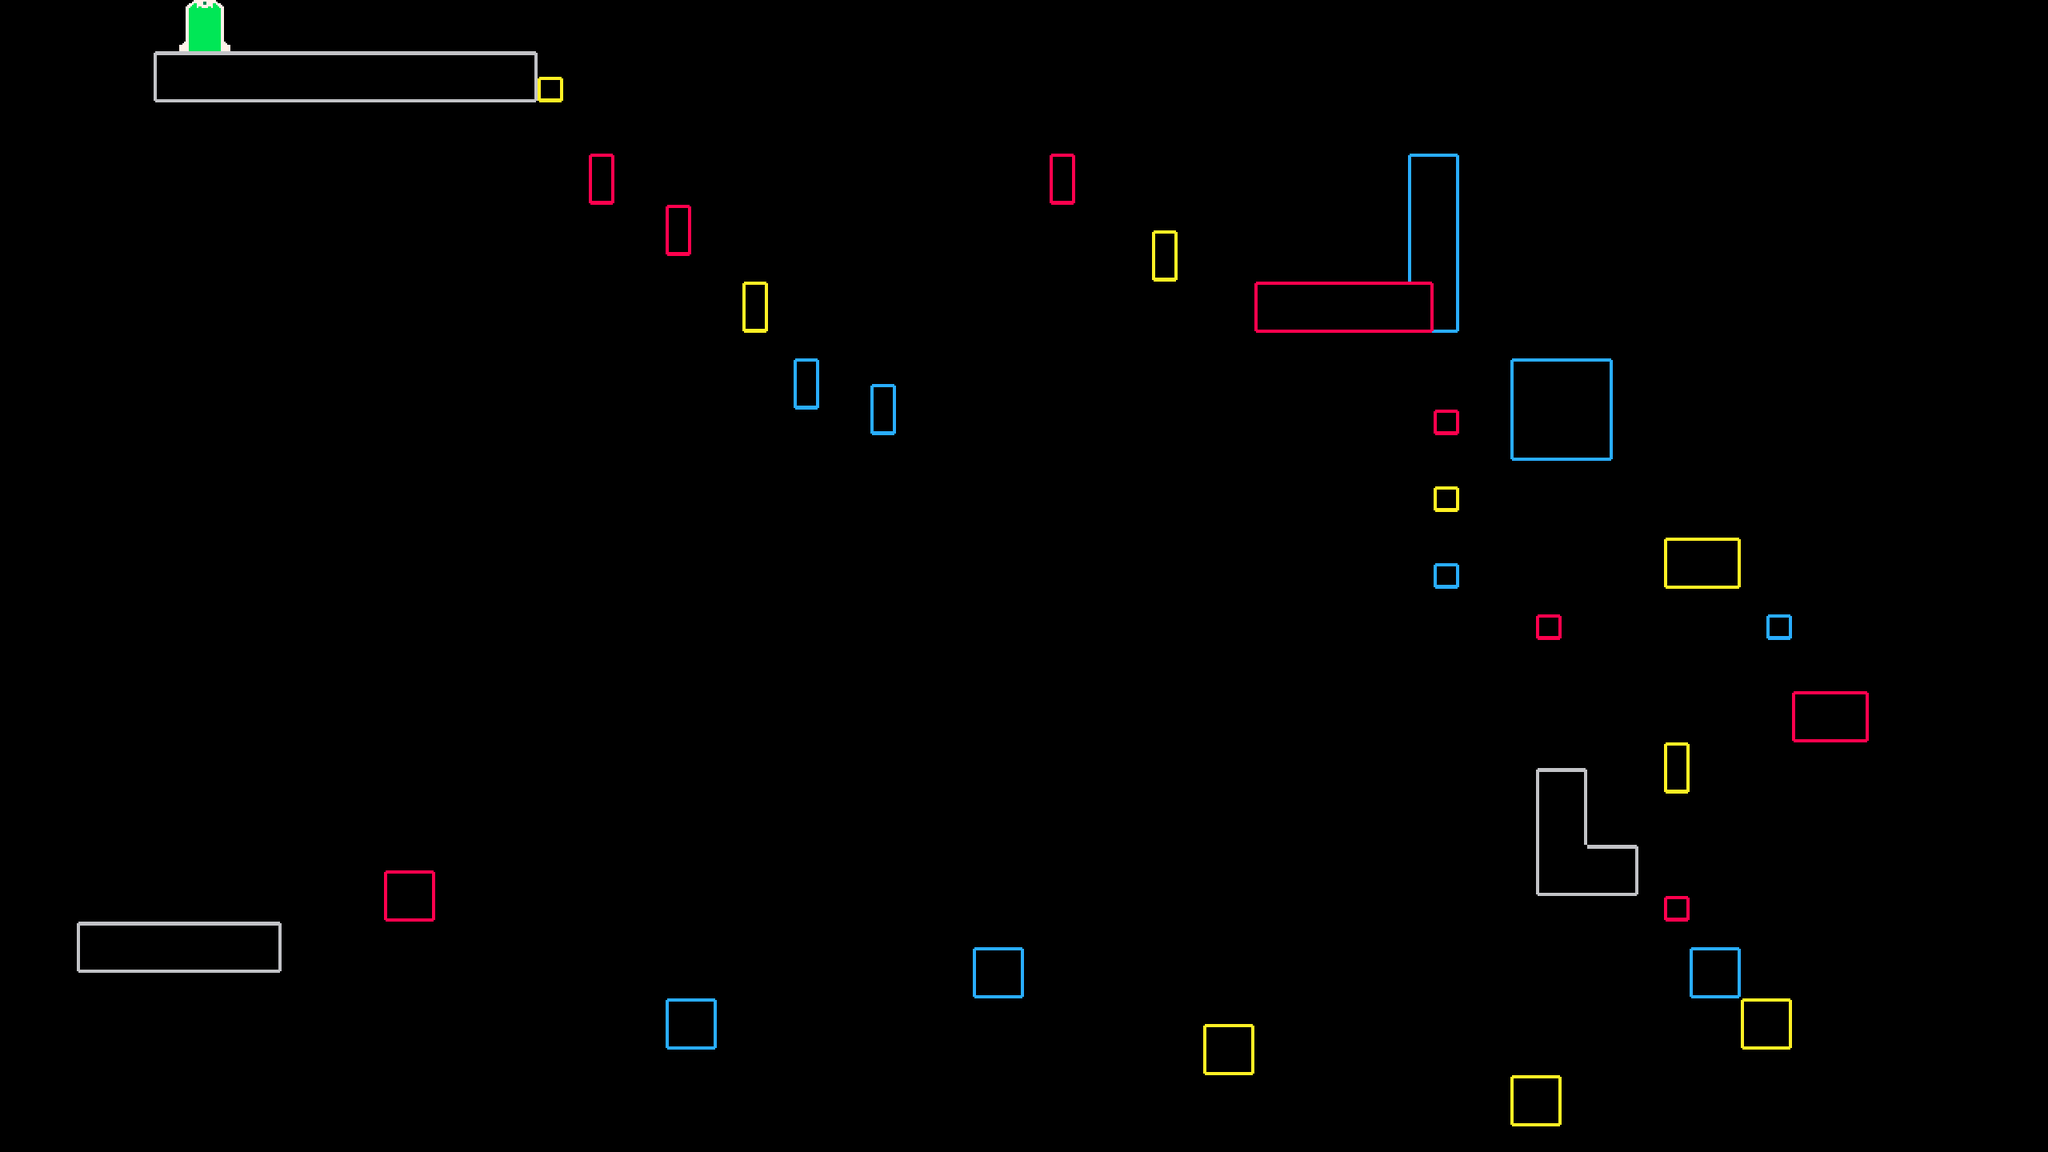

This game map was drawn from its Tiled (.tmx) file and the tilesets committed beside it. A one-line description and the trimmed map source follow:
An orthogonal 80x45 tile map with 32x32 px tiles, 4 tile layers (Ground, Blue, Yellow, Red) and 33 objects.

<map version="1.10" tiledversion="1.12.0" orientation="orthogonal" renderorder="right-down" width="80" height="45" tilewidth="32" tileheight="32" infinite="0" nextlayerid="12" nextobjectid="46">
 <editorsettings>
  <export target="level1.lua" format="lua" />
 </editorsettings>
 <tileset firstgid="1" name="tiles" tilewidth="32" tileheight="32" tilecount="64" columns="8">
  <image source="../images/tiles/tileset.png" width="256" height="256" />
 </tileset>
 <layer id="1" name="Ground" width="80" height="45">
  <data>[3600 cells, 64 non-empty, 13 distinct tile ids]</data>
 </layer>
 <layer id="2" name="Blue" width="80" height="45">
  <data>[3600 cells, 48 non-empty, 12 distinct tile ids]</data>
 </layer>
 <layer id="3" name="Yellow" width="80" height="45">
  <data>[3600 cells, 26 non-empty, 9 distinct tile ids]</data>
 </layer>
 <layer id="4" name="Red" width="80" height="45">
  <data>[3600 cells, 33 non-empty, 9 distinct tile ids]</data>
 </layer>
 <objectgroup id="5" name="Colliders">
  <object id="2" x="96" y="1152" width="256" height="64" />
  <object id="3" x="1920" y="960" width="64" height="160" />
  <object id="4" x="1984" y="1056" width="64" height="64" />
  <object id="5" x="192" y="64" width="480" height="64" />
 </objectgroup>
 <objectgroup id="6" name="RedColliders">
  <object id="7" x="480" y="1088" width="64" height="64" />
  <object id="10" x="2240" y="864" width="96" height="64" />
  <object id="11" x="1568" y="352" width="224" height="64" />
  <object id="12" x="1312" y="192" width="32" height="64" />
  <object id="13" x="736" y="192" width="32" height="64" />
  <object id="35" x="2080" y="1120" width="32" height="32" />
  <object id="36" x="1920" y="768" width="32" height="32" />
  <object id="40" x="1792" y="512" width="32" height="32" />
  <object id="41" x="832" y="256" width="32" height="64" />
 </objectgroup>
 <objectgroup id="7" name="BlueColliders">
  <object id="14" x="832" y="1248" width="64" height="64" />
  <object id="15" x="1216" y="1184" width="64" height="64" />
  <object id="18" x="1888" y="448" width="128" height="128" />
  <object id="19" x="1760" y="192" width="64" height="224" />
  <object id="21" x="1088" y="480" width="32" height="64" />
  <object id="34" x="2112" y="1184" width="64" height="64" />
  <object id="37" x="2208" y="768" width="32" height="32" />
  <object id="38" x="1792" y="704" width="32" height="32" />
  <object id="42" x="992" y="448" width="32" height="64" />
 </objectgroup>
 <objectgroup id="9" name="YellowColliders">
  <object id="25" x="1504" y="1280" width="64" height="64" />
  <object id="26" x="1888" y="1344" width="64" height="64" />
  <object id="27" x="2176" y="1248" width="64" height="64" />
  <object id="28" x="2080" y="672" width="96" height="64" />
  <object id="29" x="1440" y="288" width="32" height="64" />
  <object id="32" x="928" y="352" width="32" height="64" />
  <object id="33" x="2080" y="928" width="32" height="64" />
  <object id="39" x="1792" y="608" width="32" height="32" />
  <object id="43" x="672" y="96" width="32" height="32" />
 </objectgroup>
 <objectgroup id="10" name="CompleteLevel">
  <object id="44" x="224" y="0" width="64" height="64" />
 </objectgroup>
 <objectgroup id="11" name="Spawn">
  <object id="1" x="160" y="1088">
   <point />
  </object>
 </objectgroup>
</map>
